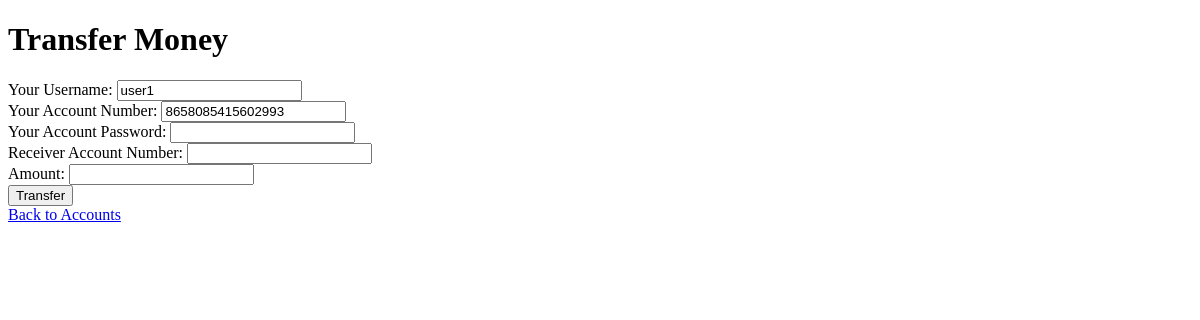
The app's page /transfer/6/ (signed in), older data.
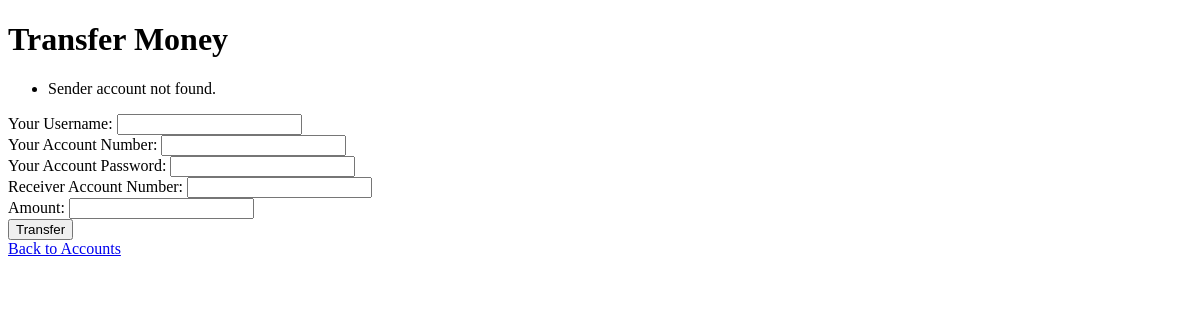
The same page, newer data.
### accounts/models.py (models this page shows, shortened)
class Account(models.Model):
    ACCOUNT_TYPE = [
        ('Checking', 'Checking'),
        ('Saving', 'Saving'),
        ('Credit Card', 'Credit Card'),
    ]
    user = models.ForeignKey(
        settings.AUTH_USER_MODEL,
        on_delete=models.CASCADE,
        related_name="accounts",
        verbose_name="User",
    )
    account_type = models.CharField(
        max_length=20,
        choices=ACCOUNT_TYPE,
        verbose_name="Account Type",
    )
    account_number = models.CharField(
        max_length=16,
        unique=True,
        editable=False,
        verbose_name="Account Number"
    )
    account_password = models.CharField(
        max_length=128,
        verbose_name="Account Password",
        help_text="Password for this account. It is separate from your login password.",
    )
    balance = models.DecimalField(
        max_digits=10,
        decimal_places=2,
        default=0.00,
        verbose_name="Balance",
    )
    created_at = models.DateTimeField(
        auto_now_add=True,
        verbose_name="Created At",
    )
    is_locked = models.BooleanField(default=False)
    class Meta:
        verbose_name = "Account"

class UserBank(AbstractUser):
    ssn = models.CharField(max_length=11, unique=True, null=True, blank=True)
    phone_number = models.CharField(max_length=15, null=True, blank=True, verbose_name="Phone Number")

### accounts/views.py (the view, shortened to what this page needs)
# urls.py: path('transfer/<int:account_id>/', views.transfer_view, name='transfer'),
@login_required
def transfer_view(request, account_id=None):
    sender_account = None
    if account_id:
        try:
            sender_account = Account.objects.get(id=account_id, user=request.user)
        except Account.DoesNotExist:
            messages.warning(request, "Sender account not found.")
            return render(request, 'accounts/transfer.html', {'sender_account': sender_account})
    return render(request, 'accounts/transfer.html', {'sender_account': sender_account})

### templates/accounts/transfer.html (shortened to what this page needs)
<!DOCTYPE html>
<html>
<head>
</head>
<body>
    <h1>Transfer Money</h1>
    {% if messages %}
        <ul>
            {% for message in messages %}
                <li>{{ message }}</li>
            {% endfor %}
        </ul>
    {% endif %}
    <form method="post">
        <label for="sender_username">Your Username:</label>
        {% if sender_account %}
            <input type="text" name="sender_username" id="sender_username"
                   value="{{ sender_account.user.username }}" required><br>
        {% else %}
            <input type="text" name="sender_username" id="sender_username" required><br>
        {% endif %}
        <label for="sender_account_number">Your Account Number:</label>
        {% if sender_account %}
            <input type="text" name="sender_account_number" id="sender_account_number"
                   value="{{ sender_account.account_number }}" required><br>
        {% else %}
            <input type="text" name="sender_account_number" id="sender_account_number" required><br>
        {% endif %}
        <label for="sender_account_password">Your Account Password:</label>
        <input type="password" name="sender_account_password" id="sender_account_password" required><br>
        <label for="receiver_account_number">Receiver Account Number:</label>
        <input type="text" name="receiver_account_number" id="receiver_account_number" required><br>
        <label for="amount">Amount:</label>
        <input type="number" step="0.01" name="amount" id="amount" required><br>
        <button type="submit">Transfer</button>
    </form>
    <a href="{% url 'account_list' %}">Back to Accounts</a>
</body>
</html>

Row changes from the older to the newer data that the page shows:
removed Account: sender_username "user1", sender_account_number "8658085415602993"
Text that changed along with them:
new list line: "Sender account not found."
